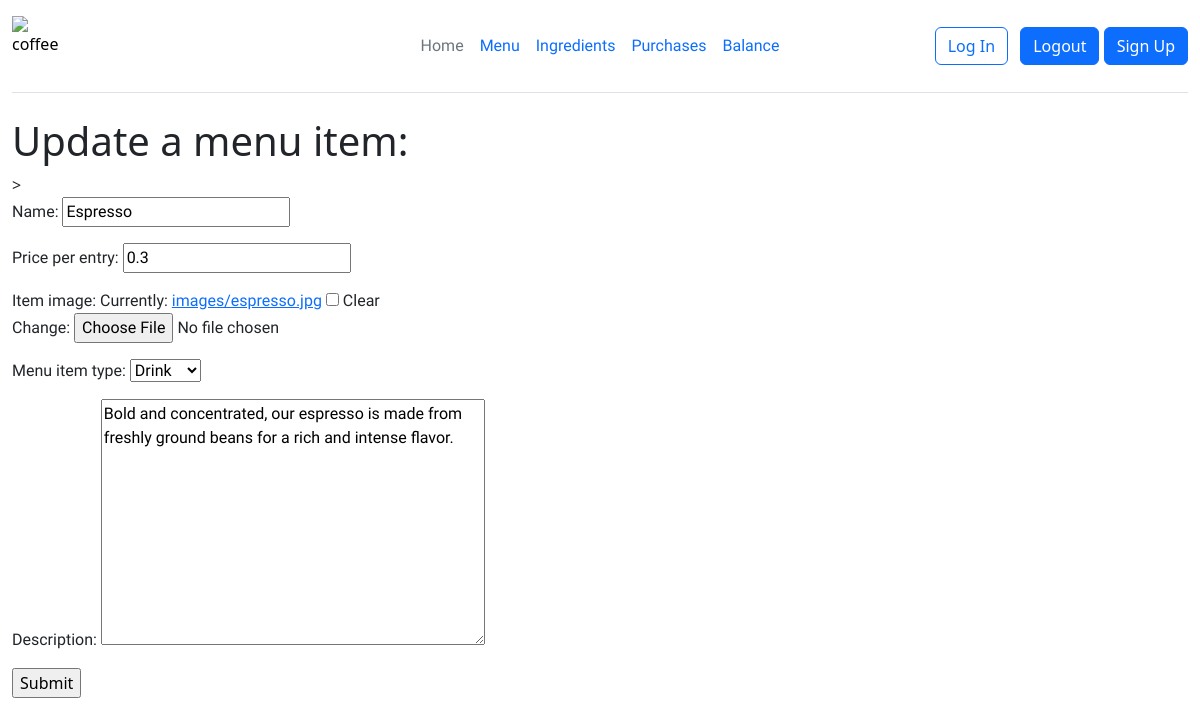
/menu/6/update (signed in), run on the app's committed database.
### delightsapp/models.py (models this page shows, shortened)
class MenuItem(models.Model):
    DRINK = "DR"
    BAKERY = "BA"
    MENU_ITEM_CHOICES = [
        (DRINK, "Drink"),
        (BAKERY, "Bakery")
        ]
    name = models.CharField(max_length=100, unique=True)
    price_per_entry = models.FloatField(default=0)
    item_image = models.ImageField(null=True, blank=True, upload_to="images/")
    menu_item_type = models.CharField(max_length=2, choices=MENU_ITEM_CHOICES, default="DRINK")
    description = models.TextField(max_length=150, null=False, default="Description")

### delightsapp/views.py (the view)
# urls.py: path('menu/<pk>/update', views.MenuItemUpdate.as_view(), name="menuupdate"),
class MenuItemUpdate(LoginRequiredMixin, UpdateView):
    model = MenuItem
    form_class = MenuItemUpdateForm
    template_name = "delightsapp/menu_update.html"

### delightsapp/forms.py
class MenuItemUpdateForm(forms.ModelForm):
    class Meta:
        model = MenuItem
        fields = "__all__"

### delightsapp/templates/delightsapp/menu_update.html (shortened to what this page needs)
{% extends "delightsapp/base.html" %}
{% block content %}
<div class="container-xxl">
    <h1>Update a menu item:</h1>
    <form action="" method="POST" enctype="multipart/form-data">>
  {{ form.as_p }}
  <input type="submit" value="Submit"/>
</form>
</div>
{% endblock %}

### delightsapp/static/delightsapp/css/styles.css (style rules this page uses)
h2, h3, p { font-family: 'Varela Round', sans-serif; }
.container-xxl { background-color: transparent; }
body { background-color: #F0ECE3; }

### data on the page
MenuItem: name "Espresso", price_per_entry "0.3", menu_item_type "Drink", description "Bold and concentrated, our espresso is made from freshly ground beans for a rich and intense flavor."
